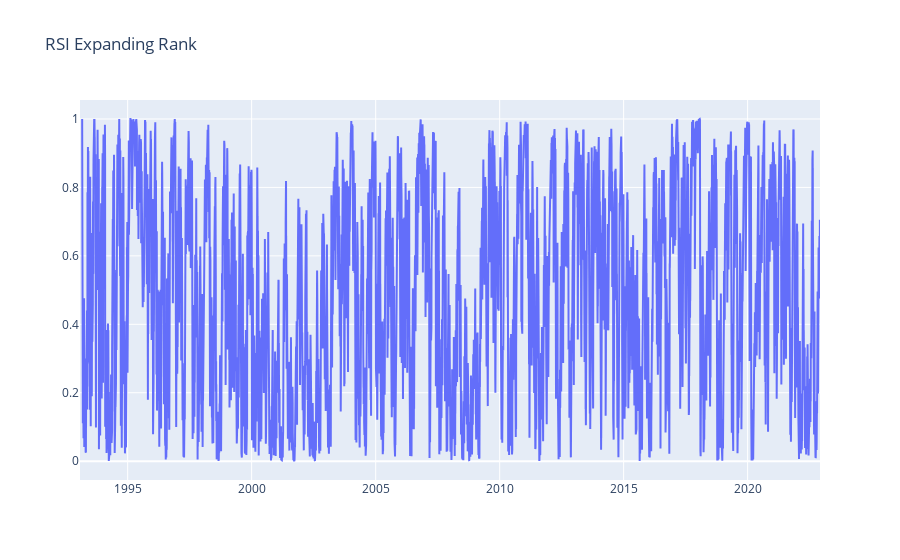

This figure's notebook cell:
### Code cell
fig = go.Figure()
fig.add_trace(go.Scatter(x=rsi.index, y=rsi.expanding().rank(pct=True)))
fig.update_layout(title="RSI Expanding Rank")
fig.show()

### Figure 1 — Plotly figure (JSON) as saved in the notebook; plotly's stock layout.template omitted (floating-point values rounded to 4 significant figures; data arrays with more than 128 entries replaced by an {"elided": "..."} marker saying what was removed)
{"data": [{"type": "scatter", "x": {"elided": "7517 str values"}, "y": {"elided": "7517 float values"}}], "layout": {"title": {"text": "RSI Expanding Rank"}}}
